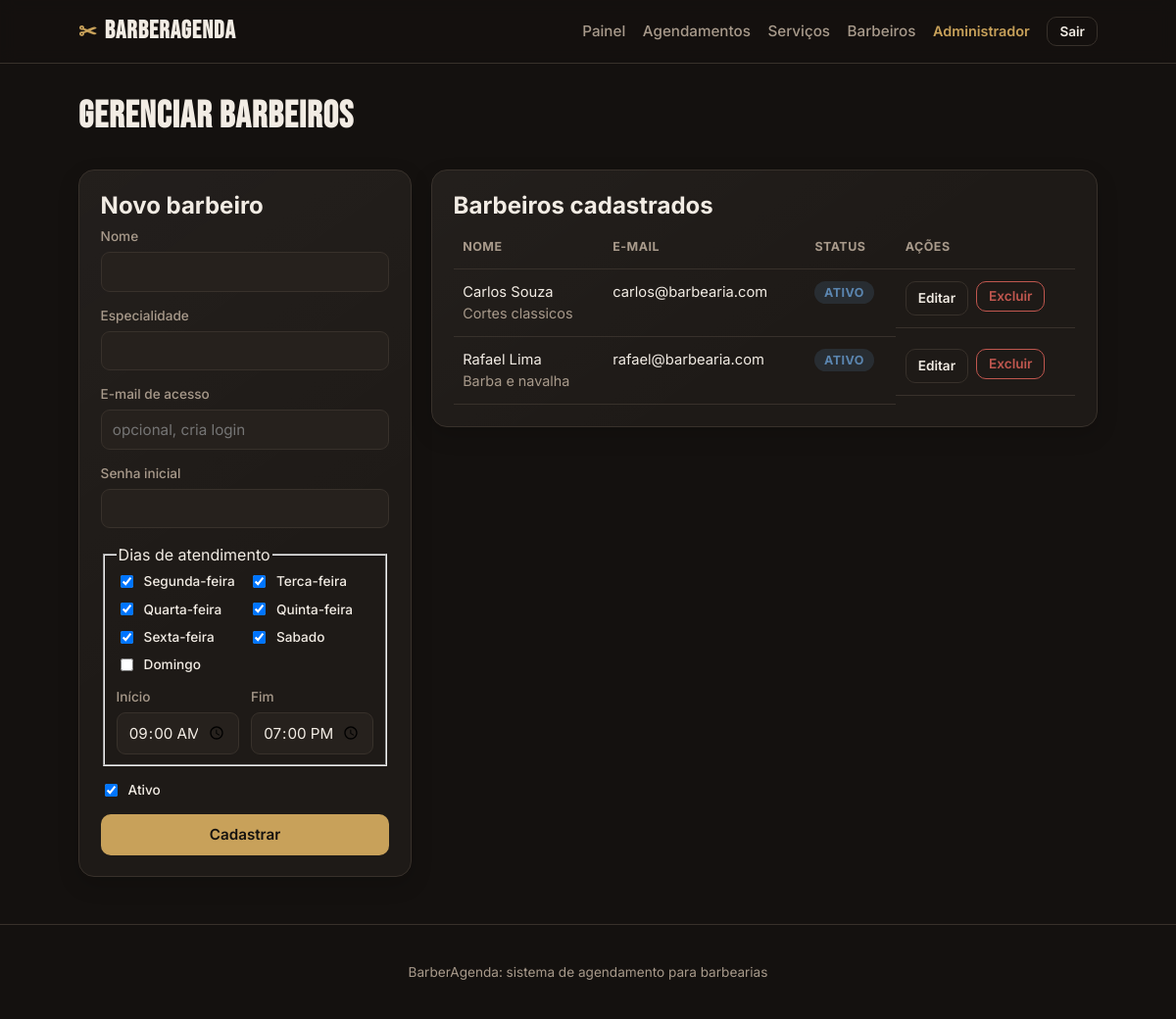
The app's page /admin/barbeiros (signed in), older data.
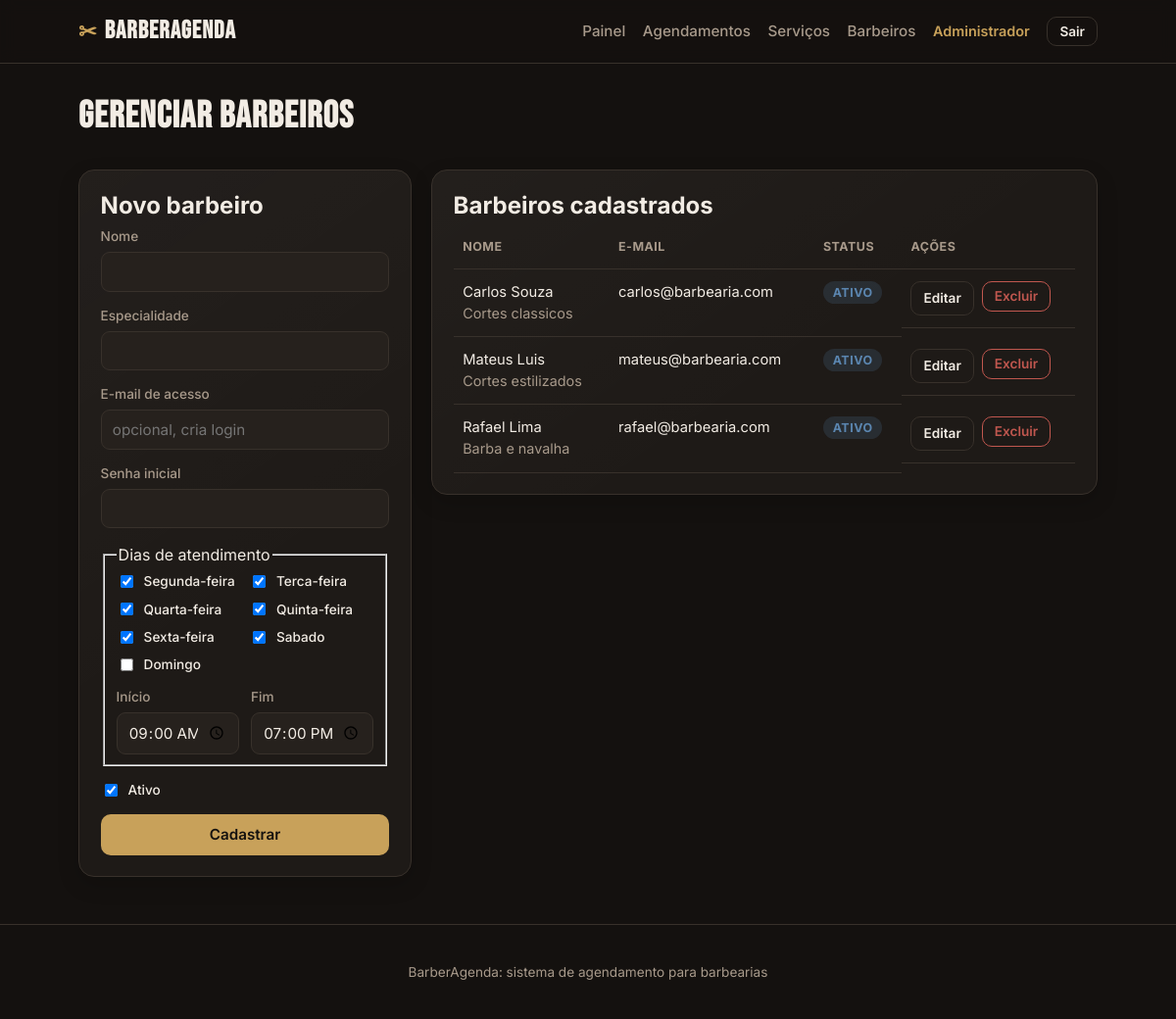
The same page, newer data.
### tables this page shows
CREATE TABLE barbeiros (
            id INTEGER PRIMARY KEY AUTOINCREMENT,
            usuario_id INTEGER UNIQUE,
            nome TEXT NOT NULL,
            especialidade TEXT,
            ativo INTEGER NOT NULL DEFAULT 1,
            FOREIGN KEY (usuario_id) REFERENCES usuarios(id) ON DELETE SET NULL
        );

CREATE TABLE usuarios (
            id INTEGER PRIMARY KEY AUTOINCREMENT,
            nome TEXT NOT NULL,
            email TEXT NOT NULL UNIQUE,
            senha TEXT NOT NULL,
            papel TEXT NOT NULL CHECK (papel IN ('admin', 'barbeiro', 'cliente')),
            telefone TEXT
        );

### app.py (the view)
@app.route("/admin/barbeiros")
@login_obrigatorio("admin")
def admin_barbeiros():
    conn = get_db()
    barbeiros = conn.execute(
        """SELECT b.*, u.email FROM barbeiros b
           LEFT JOIN usuarios u ON u.id = b.usuario_id
           ORDER BY b.nome"""
    ).fetchall()
    conn.close()
    barbeiros = [
        {
            **dict(barbeiro),
            "disponibilidade": obter_disponibilidade_semana(barbeiro["id"]),
        }
        for barbeiro in barbeiros
    ]
    return render_template(
        "admin_barbeiros.html",
        barbeiros=barbeiros,
        dias_semana=DIAS_SEMANA,
    )

### app.py (called while the page is built)
def usuario_atual():
    uid = session.get("usuario_id")
    if not uid:
        return None
    conn = get_db()
    u = conn.execute("SELECT * FROM usuarios WHERE id=?", (uid,)).fetchone()
    conn.close()
    return u

def login_obrigatorio(*papeis):
    def decorator(f):
        @wraps(f)
        def wrapper(*args, **kwargs):
            u = usuario_atual()
            if not u:
                flash("Faca login para continuar.", "erro")
                return redirect(url_for("login"))
            if papeis and u["papel"] not in papeis:
                abort(403)
            return f(*args, **kwargs)
        return wrapper
    return decorator

@app.context_processor
def injeta_usuario():
    return {"usuario": usuario_atual()}

### db.py (called while the page is built)
def get_db():
    conn = sqlite3.connect(DB_PATH)
    conn.row_factory = sqlite3.Row
    conn.execute("PRAGMA foreign_keys = ON")
    return conn

### templates/admin_barbeiros.html (shortened to what this page needs)
{% extends "base.html" %}
{% block content %}
<div class="page-head"><h1>Gerenciar barbeiros</h1></div>
<div class="cols">
    <div class="card">
        <h2>Novo barbeiro</h2>
        <form method="post" action="{{ url_for('admin_barbeiro_salvar') }}" class="form">
            <label>Nome <input type="text" name="nome" required></label>
            <label>Especialidade <input type="text" name="especialidade"></label>
            <label>E-mail de acesso <input type="email" name="email" placeholder="opcional, cria login"></label>
            <label>Senha inicial <input type="password" name="senha" minlength="12" maxlength="128" autocomplete="new-password"></label>
            <fieldset class="availability-fields">
                <legend>Dias de atendimento</legend>
                <div class="days-grid">
                    {% for dia, nome in dias_semana %}
                    <label class="check"><input type="checkbox" name="dias" value="{{ dia }}" {% if dia < 6 %}checked{% endif %}> {{ nome }}</label>
                    {% endfor %}
                </div>
                <div class="time-range">
                    <label>Início <input type="time" name="hora_inicio" value="09:00" required></label>
                    <label>Fim <input type="time" name="hora_fim" value="19:00" required></label>
                </div>
            </fieldset>
            <label class="check"><input type="checkbox" name="ativo" checked> Ativo</label>
            <button type="submit" class="btn btn-primary btn-block">Cadastrar</button>
        </form>
    </div>
    <div class="card">
        <h2>Barbeiros cadastrados</h2>
        {% if barbeiros %}
        <div class="table-wrap">
            <table class="table">
                <thead><tr><th>Nome</th><th>E-mail</th><th>Status</th><th>Ações</th></tr></thead>
                <tbody>
                    {% for b in barbeiros %}
                    <tr>
                        <td>{{ b.nome }}{% if b.especialidade %}<br><span class="muted">{{ b.especialidade }}</span>{% endif %}</td>
                        <td>{{ b.email or '—' }}</td>
                        <td>{% if b.ativo %}<span class="status status-agendado">Ativo</span>{% else %}<span class="status status-cancelado">Inativo</span>{% endif %}</td>
                        <td class="acoes">
                            <details>
                                <summary class="btn btn-ghost btn-sm">Editar</summary>
                            </details>
                            <form method="post" action="{{ url_for('admin_barbeiro_excluir', bid=b.id) }}">
                                <button type="submit" class="btn btn-danger btn-sm">Excluir</button>
                            </form>
                        </td>
                    </tr>
                    {% endfor %}
                </tbody>
            </table>
        </div>
        {% else %}
        <p class="muted">Nenhum barbeiro cadastrado.</p>
        {% endif %}
    </div>
</div>
{% endblock %}

Row changes from the older to the newer data that the page shows:
added barbeiros: nome "Mateus Luis", especialidade "Cortes estilizados", email "mateus@barbearia.com", ativo "ATIVO"
